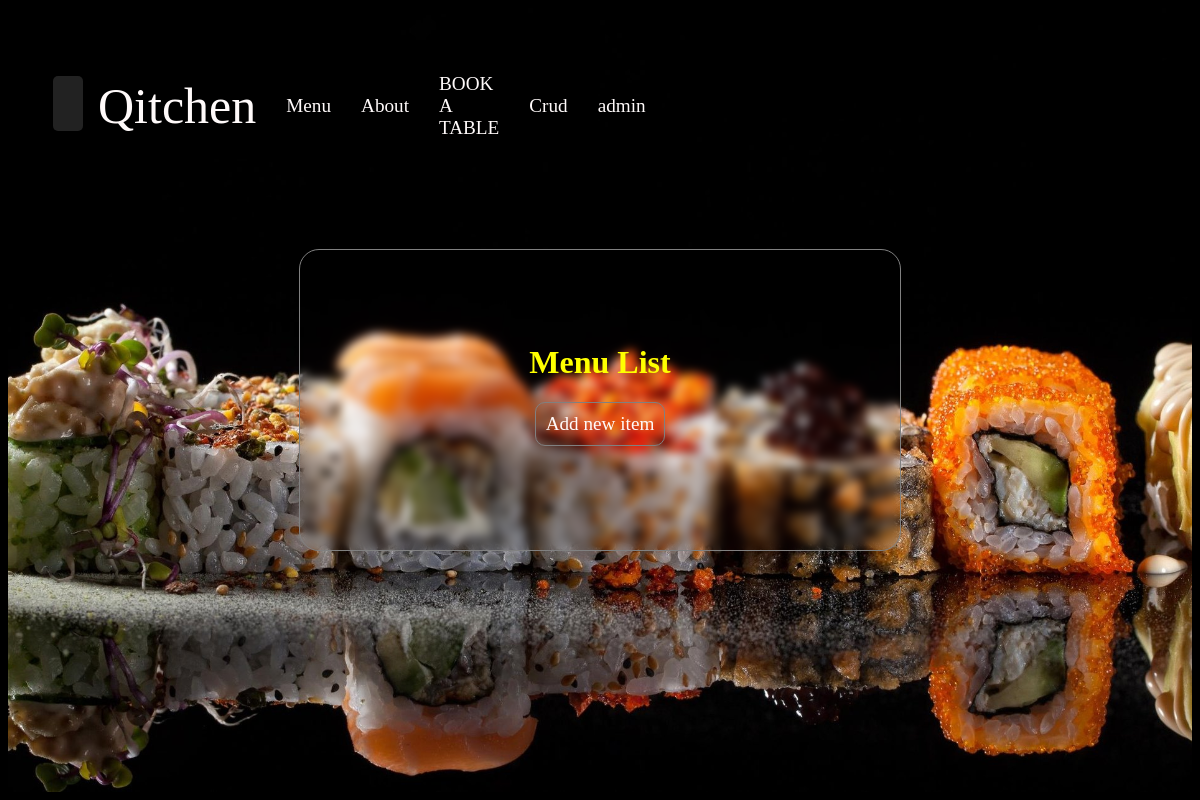
The app's page /menu/ (signed in), older data.
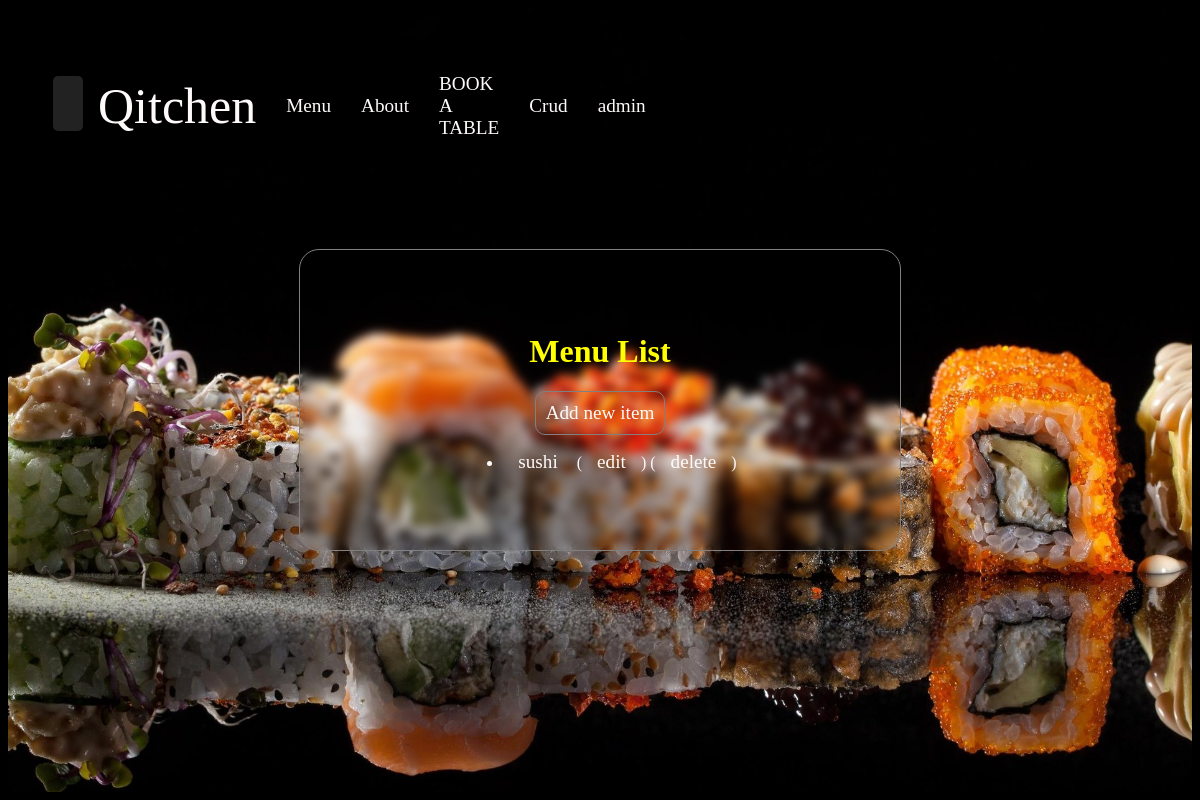
The same page, newer data.
### menu/models.py (models this page shows, shortened)
class MenuItem(models.Model):
    name = models.CharField(max_length=100)
    description = models.TextField()
    price = models.DecimalField(max_digits=5, decimal_places=2)
    available = models.BooleanField(default=True)

### menu/views.py (the view)
# urls.py: path('', views.menu_list, name='menu_list'),
@login_required
def menu_list(request):
    items = MenuItem.objects.all()
    return render(request, 'menu/menu_list.html', {'items': items})

### menu/templates/menu/menu_list.html
{% extends 'base.html' %}
{% load static %}
{% block css %}
  <link rel="stylesheet" href="{% static 'css/crud_menu.css' %}" />
{% endblock %}
{% block content %}
    <div class="crud-main-1">
        <div class="main-crud">
            <h1 style="color: yellow;">Menu List</h1>
            <a class="add-new" href="{% url 'menu_create' %}">Add new item</a>
            <ul>
              {% for item in items %}
                <li>
                  <a href="{% url 'menu_detail' item.pk %}">{{ item.name }}</a>
                  (<a href="{% url 'menu_update' item.pk %}">edit</a>) (<a href="{% url 'menu_delete' item.pk %}">delete</a>)
                </li>
              {% endfor %}
            </ul>
          </div>
    </div>
{% endblock %}

### templates/base.html (shortened to what this page needs)
{% load static %}
<html lang="en">
  <head>
    <link rel="stylesheet" href="{% static 'css/navbar.css' %}" />
    <link rel="stylesheet" href="{% static 'css/home.css' %}" />
    {% block css %}
    {% endblock %}
  </head>
  <body>
    {% include 'navbar.html' %}
    {% block content %}
    {% endblock %}
  </body>
</html>

### templates/navbar.html (shortened to what this page needs)
{% load static %}
<div class="menu-container">
  <div class="burger-menu" id="burgerMenu">
  </div>
  <div class="main-links">
    <a href="/homepage" class="qitchen">Qitchen</a>
    <a href="/menu_item">Menu</a>
    <a href="/about">About</a>
    <a href="/menu/make_reservation">BOOK A TABLE</a>
    <a href="/menu">Crud</a>
    <a href="{% url "profile_page" request.user.username %}">{{request.user.username}}</a>
  </div>
</div>

### static/css/navbar.css (style rules this page uses)
.menu-container { background-color: black; display: flex; align-items: center; padding: 5px; border-radius: 10px; color: snow; width: 540px; position: absolute; top: 48px; left: 48px; }
.main-links { display: flex; flex-direction: row; align-items: center; padding-top: 5px; }
a { padding: 15px; color: snow; text-decoration: none; font-size: larger; }
.qitchen { font-size: 50px; }
.burger-menu { width: 30px; cursor: pointer; display: flex; flex-direction: column; justify-content: space-around; background-color: #222; padding: 15px; border-radius: 5px; height: 25px; }

### static/css/home.css (style rules this page uses)
body { background-color: black; }

### static/css/crud_menu.css (style rules this page uses)
* { transition: 0.5s; }
.crud-main-1 { height: 100%; display: flex; justify-content: center; align-items: center; flex-direction: column; background-image: url('../media/welcomeImg.jpg'); background-position: center; background-repeat: no-repeat; background-size: cover; background-blend-mode: darken; }
.main-crud { color: snow; background-color: transparent; backdrop-filter: blur(5px); width: 600px; height: 300px; display: flex; justify-content: center; align-items: center; flex-direction: column; border-radius: 20px; border: 1px solid gray; }
.add-new { padding: 10px; border: 1px solid gray; border-radius: 10px; }

Row changes from the older to the newer data that the page shows:
added MenuItem: name "sushi"
